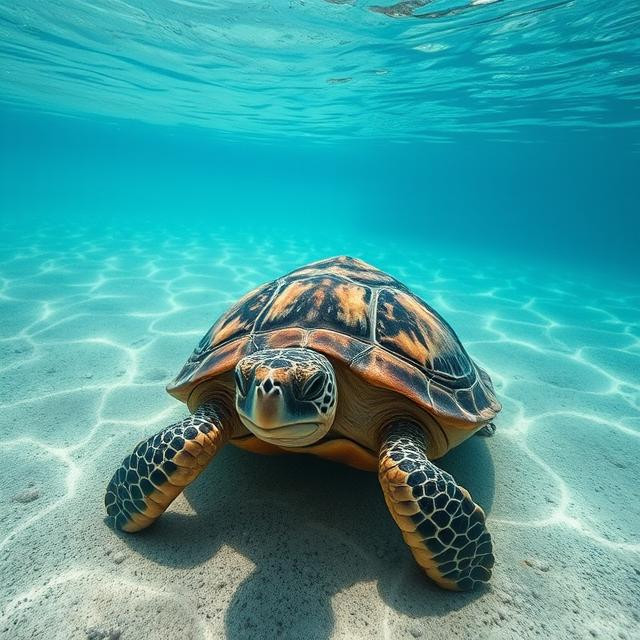
//> input picture data/images/turtle.jpg, 640 x 640 px
$ ./p0_mat   (built with g++ and OpenCV 4)
//> lines starting //> are read from the running program, lines starting //| are printed output that depends on the picture; after the words box and inside, x2 and y2 are one past the last pixel; in counts of white or black regions, pixels touching at a corner belong together
#include <opencv2/core.hpp>
#include <opencv2/highgui.hpp>
#include <opencv2/imgproc.hpp>
#include <iostream>

//using namespace cv;

int main(int argc, char** argv) {

    //////////////////////////// Crear y mostrar imagenes
    cv::Mat image_gray = cv::Mat(100, 200, CV_8UC1, 120 );
    cv::Mat image_blue = cv::Mat(100, 200, CV_8UC3, cv::Vec3b( 255, 0, 0 ) );

    cv::imshow("image_gray", image_gray);
    cv::imshow("image_blue", image_blue);

    image_gray.setTo(255);
    image_blue.setTo(cv::Vec3b(0, 255, 0));

    std::cout << "Size: " << image_blue.size() << std::endl;
    std::cout << "Rows: " << image_blue.rows << std::endl;
    std::cout << "Columns: " << image_blue.cols << std::endl;
    std::cout << "Canales: " << image_blue.channels() << std::endl;
    std::cout << "Depth: " << image_blue.depth() << std::endl;

    cv::imshow("image_gray", image_gray);
    cv::imshow("image_green", image_blue);
    cv::waitKey(0);

    cv::destroyAllWindows();
    //////////////////////////// Leer de fichero
    cv::Mat turtle = cv::imread("clean/images/turtle.jpg");
//> turtle is the input picture: 640 rows x 640 cols, CV_8UC3; mean B, G, R 157, 156.4, 69.4
    cv::imshow("turtle", turtle);
    cv::waitKey(0);

    //////////////////////////// Multiplicar por escalar
    cv::Mat turtle_darker = turtle * 0.5;
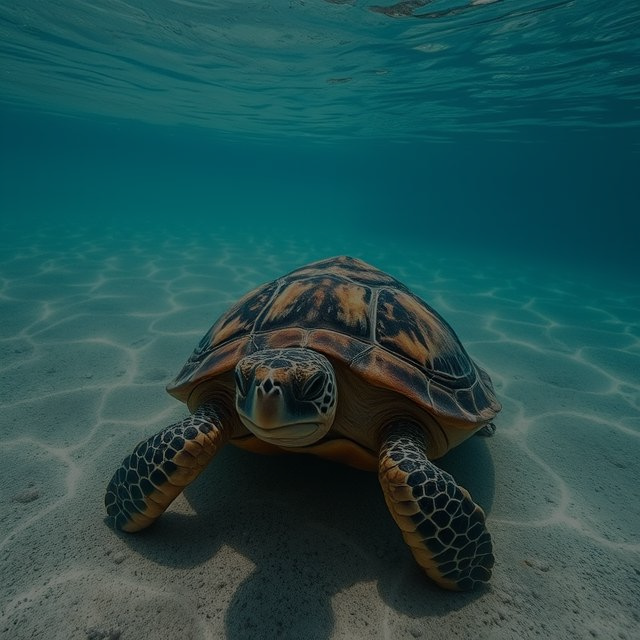
//> turtle_darker: 640 rows x 640 cols, CV_8UC3; mean B, G, R 78.5, 78.2, 34.7
    cv::imshow("turtle_darker", turtle_darker);
    cv::waitKey(0);

    //////////////////////////// Multiplicar por escalar
    cv::Mat turtle_negative = 255 - turtle;
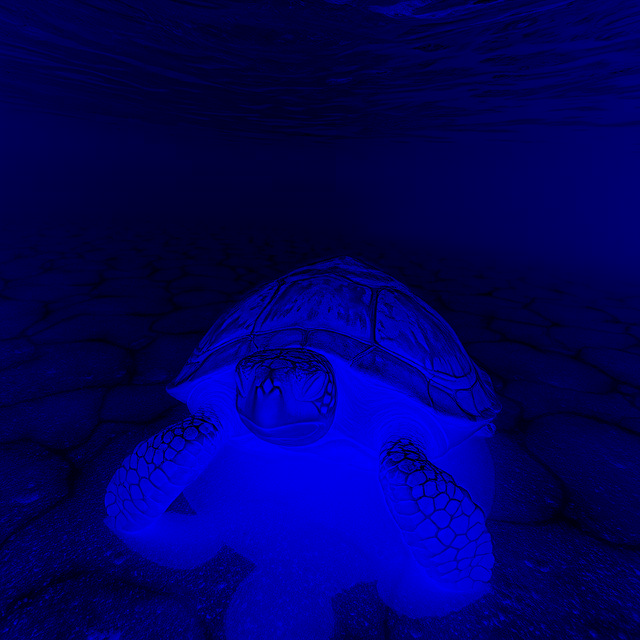
//> turtle_negative: 640 rows x 640 cols, CV_8UC3; mean B, G, R 98, 0, 0
    cv::imshow("turtle_negative", turtle_negative);
    cv::waitKey(0);

    //////////////////////////// Sumar y combinar
    cv::Mat penguin = cv::imread("clean/images/penguin.jpg");
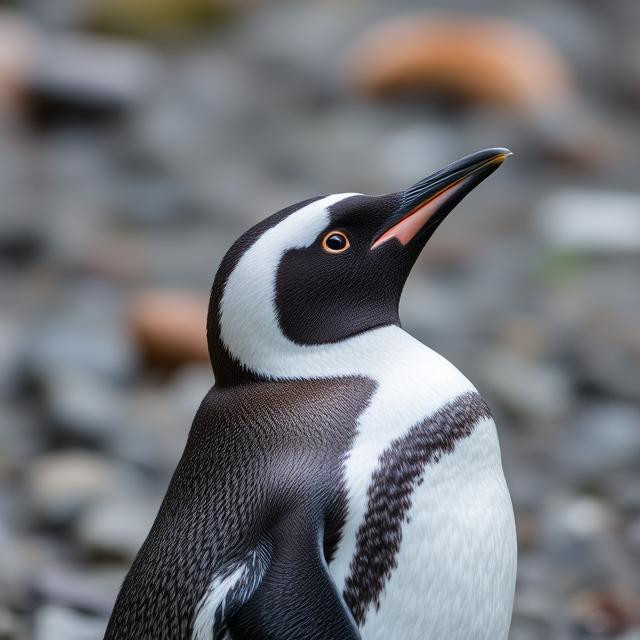
//> input picture data/images/penguin.jpg, 640 x 640 px
//> penguin is the input picture: 640 rows x 640 cols, CV_8UC3; mean B, G, R 119.8, 115.6, 115
    cv::Mat fusion = turtle*0.5 + penguin*0.5;
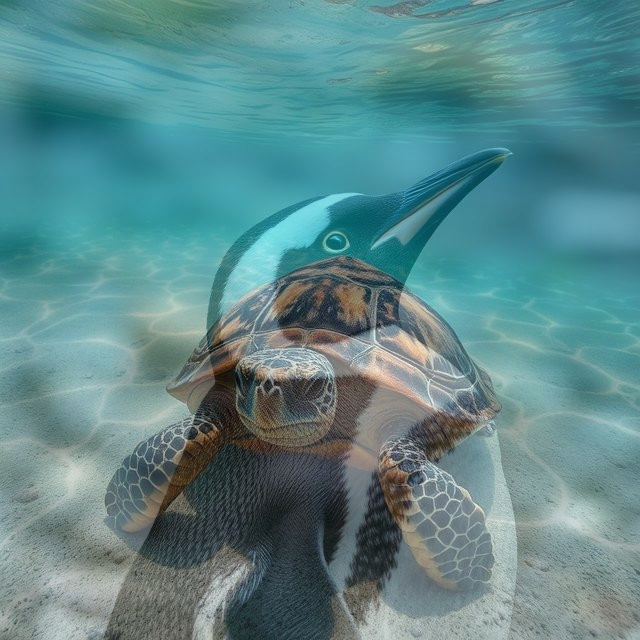
//> fusion: 640 rows x 640 cols, CV_8UC3; mean B, G, R 138.4, 136, 92.2
    cv::imshow("fusion", fusion);
    cv::waitKey(0);

    cv::destroyAllWindows();
    //////////////////////////// Lectura/escritura de pixeles
    cv::Vec3b color1 = turtle.at<cv::Vec3b>(20, 20);
//> color1 = [169, 160, 33]
    cv::Vec3b color2 = turtle.ptr<cv::Vec3b>(20)[20];
//> color2 = [169, 160, 33]
    std::cout << (int)color1[0] << std::endl;
//| 169
    std::cout << (int)color1[1] << std::endl;
//| 160
    std::cout << (int)color1[2] << std::endl;
//| 33
    std::cout << color1 << std::endl;
//| [169, 160, 33]

    turtle.at<cv::Vec3b>(20, 20) = cv::Vec3b(0,0,255);
//> turtle: 640 rows x 640 cols, CV_8UC3; 1 pixels changed, all inside (x1, y1, x2, y2) = (20, 20, 21, 21)

    // [8 lines of commented-out code are left out]

    for(int r=20; r<40; r++)
    {
        for(int c=30; c<50; c++)
        {
            turtle.at<cv::Vec3b>(r,c) = cv::Vec3b(0,0,255);
        }
    }
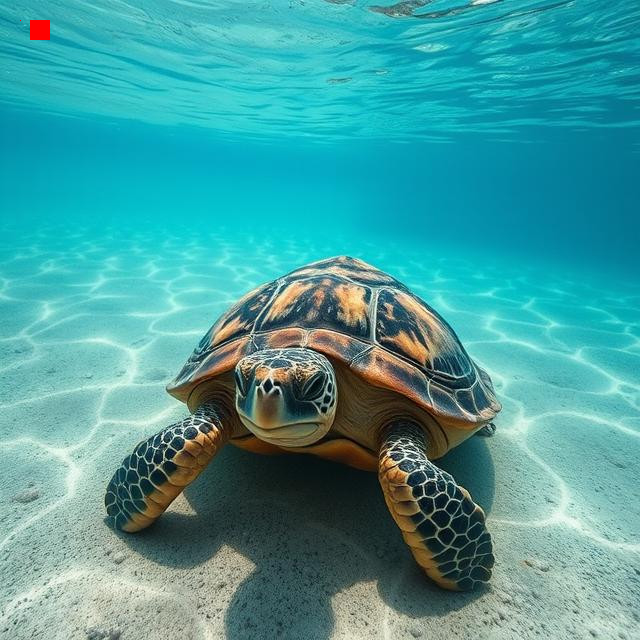
//> turtle: 640 rows x 640 cols, CV_8UC3; mean B, G, R 156.8, 156.2, 69.6

    cv::imshow("write pixels", turtle);
    cv::waitKey(0);

    cv::destroyAllWindows();
    //////////////////////////// Copia y clonado

    cv::Mat penguin_clone = penguin;
    penguin_clone.setTo(cv::Vec3b(0,255,0));
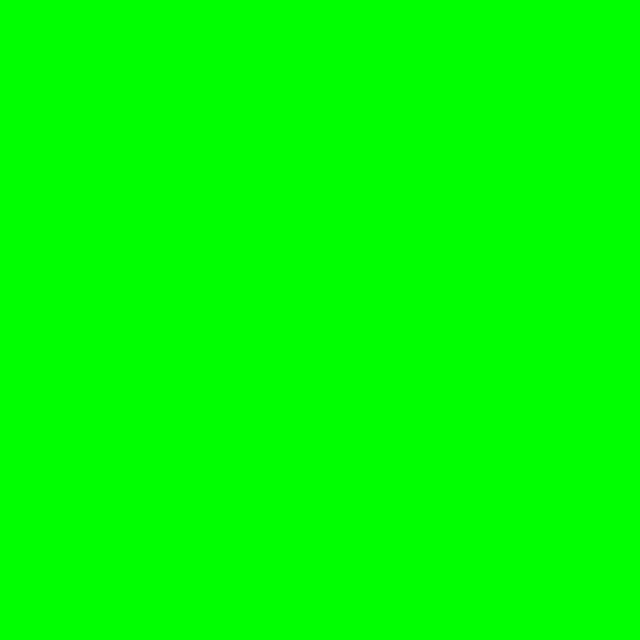
//> penguin_clone: 640 rows x 640 cols, CV_8UC3; mean B, G, R 0, 255, 0
    cv::imshow("penguin copy", penguin_clone);
    cv::imshow("penguin", penguin);
    cv::waitKey(0);

    cv::Mat turtle_copy = turtle.clone();
    turtle_copy.setTo(cv::Vec3b(0,255,0));
    cv::imshow("turtle clone", turtle_copy);
    cv::imshow("turtle", turtle);
    cv::waitKey(0);


    cv::destroyAllWindows();
    //////////////////////////// Crop
    cv::Rect rectangle(220, 340, 150, 150);
    cv::Mat turtle_face = turtle(rectangle).clone();
    cv::imshow("turtle", turtle);
    cv::imshow("turtle_face", turtle_face);
    cv::waitKey(0);


    //////////////////////////// Resize
    cv::Mat turtle_face_big;
    cv::resize(turtle_face, turtle_face_big, cv::Size(300, 300));
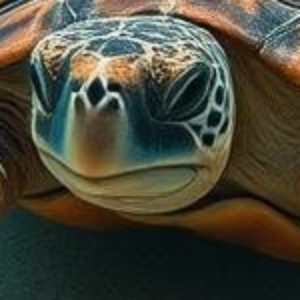
//> turtle_face_big: 300 rows x 300 cols, CV_8UC3; mean B, G, R 57.6, 71.6, 72.3
    cv::imshow("turtle_face_big", turtle_face_big);
    cv::waitKey(0);


    //////////////////////////// Save to file
    cv::imwrite("turtle_face_big.jpg", turtle_face_big);

    return 0;

}
